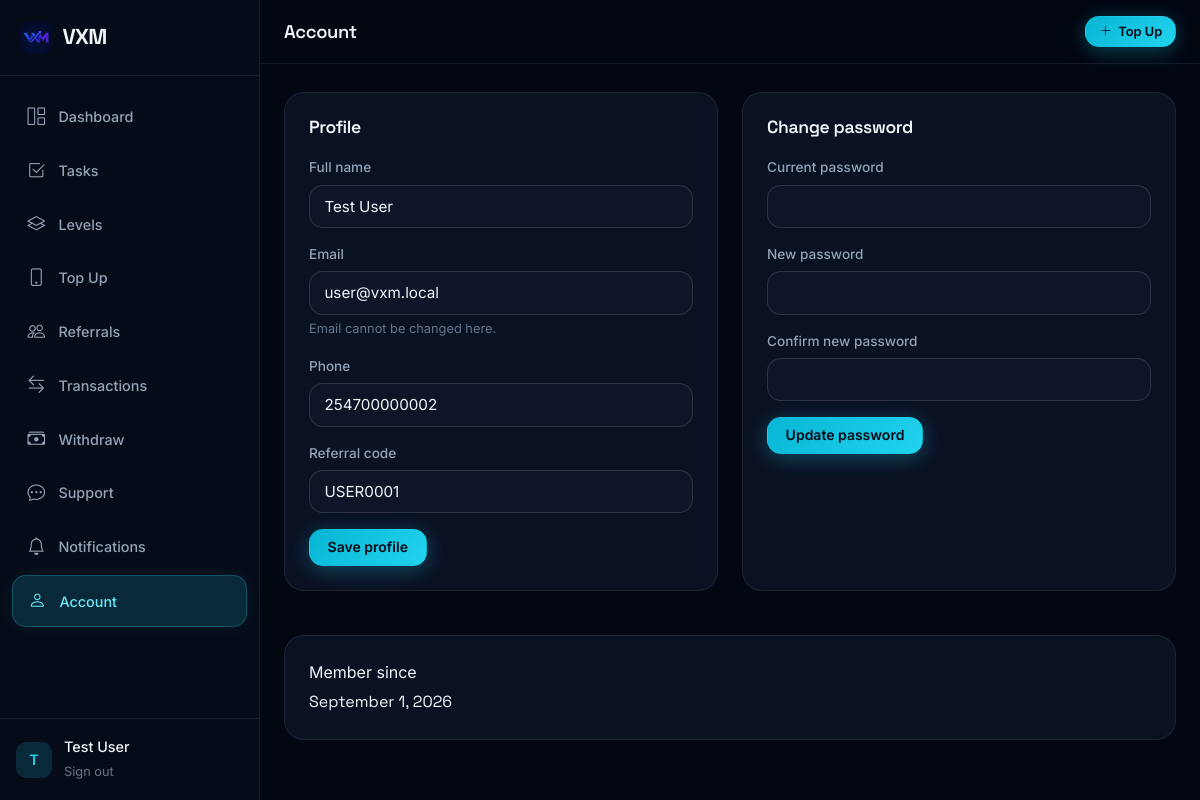
Page /account.php (signed in) on the committed database.
### tables this page shows
CREATE TABLE IF NOT EXISTS `users` (
  `id` INT UNSIGNED NOT NULL AUTO_INCREMENT,
  `full_name` VARCHAR(150) NOT NULL,
  `email` VARCHAR(190) NOT NULL,
  `phone` VARCHAR(20) DEFAULT NULL,
  `password` VARCHAR(255) NOT NULL,
  `referral_code` VARCHAR(20) NOT NULL,
  `referred_by` VARCHAR(20) DEFAULT NULL COMMENT 'Referral code of referrer',
  `level_id` INT UNSIGNED DEFAULT NULL,
  `wallet_balance` DECIMAL(14,2) NOT NULL DEFAULT 0.00,
  `total_earnings` DECIMAL(14,2) NOT NULL DEFAULT 0.00,
  `total_withdrawals` DECIMAL(14,2) NOT NULL DEFAULT 0.00,
  `total_deposits` DECIMAL(14,2) NOT NULL DEFAULT 0.00,
  `status` ENUM('active','inactive','suspended') NOT NULL DEFAULT 'active',
  `is_admin` TINYINT(1) NOT NULL DEFAULT 0,
  `email_verified_at` DATETIME DEFAULT NULL,
  `last_login_at` DATETIME DEFAULT NULL,
  `created_at` DATETIME NOT NULL DEFAULT CURRENT_TIMESTAMP,
  `updated_at` DATETIME DEFAULT NULL ON UPDATE CURRENT_TIMESTAMP,
  PRIMARY KEY (`id`),
  UNIQUE KEY `uk_users_email` (`email`),
  UNIQUE KEY `uk_users_referral_code` (`referral_code`),
  KEY `idx_users_level` (`level_id`),
  KEY `idx_users_status` (`status`),
  KEY `idx_users_referred_by` (`referred_by`)
);

### includes/helpers.php (called while the page is built, shortened)
<?php
function require_login(): array {
    return [
        'id'         => (int)$_SESSION['user_id'],
        'full_name'  => $_SESSION['full_name'] ?? '',
        'email'      => $_SESSION['email'] ?? '',
        'is_admin'   => !empty($_SESSION['is_admin']),
        'level_id'   => (int)($_SESSION['level_id'] ?? 0),
    ];
}
function e(?string $str): string {
    return htmlspecialchars($str ?? '', ENT_QUOTES, 'UTF-8');
}

### account.php (the view, shortened to what this page needs)
<?php
require_once __DIR__ . '/includes/layout_user.php';
$user = require_login();
$user_id = $user['id'];
$db = db();
$stmt = $db->prepare(
    "SELECT full_name, email, phone, referral_code, created_at FROM users WHERE id = ? LIMIT 1"
);
$stmt->bind_param('i', $user_id);
$stmt->execute();
$u = $stmt->get_result()->fetch_assoc();
?>
<div style="display:grid;grid-template-columns:1fr 1fr;gap:1.5rem;" class="acc-grid">
  <div class="panel">
    <h2 class="panel-title" style="margin-bottom:1.25rem;">Profile</h2>
    <form method="POST">
      <div class="form-group">
        <label class="form-label">Full name</label>
        <input type="text" class="form-input" name="full_name" value="<?= e($u['full_name']) ?>" required />
      </div>
      <div class="form-group">
        <label class="form-label">Email</label>
        <input type="email" class="form-input" value="<?= e($u['email']) ?>" disabled />
        <p class="text-muted" style="font-size:0.8rem;margin-top:0.3rem;">Email cannot be changed here.</p>
      </div>
      <div class="form-group">
        <label class="form-label">Phone</label>
        <input type="tel" class="form-input" name="phone" value="<?= e($u['phone'] ?? '') ?>" />
      </div>
      <div class="form-group">
        <label class="form-label">Referral code</label>
        <input type="text" class="form-input" value="<?= e($u['referral_code']) ?>" readonly />
      </div>
      <button type="submit" class="btn btn-primary">Save profile</button>
    </form>
  </div>
  <div class="panel">
    <h2 class="panel-title" style="margin-bottom:1.25rem;">Change password</h2>
    <form method="POST">
      <div class="form-group">
        <label class="form-label">Current password</label>
        <input type="password" class="form-input" name="current_password" required />
      </div>
      <div class="form-group">
        <label class="form-label">New password</label>
        <input type="password" class="form-input" name="new_password" minlength="<?= PASSWORD_MIN_LENGTH ?>" required />
      </div>
      <div class="form-group">
        <label class="form-label">Confirm new password</label>
        <input type="password" class="form-input" name="confirm_password" minlength="<?= PASSWORD_MIN_LENGTH ?>" required />
      </div>
      <button type="submit" class="btn btn-primary">Update password</button>
    </form>
  </div>
</div>
<div class="panel" style="margin-top:1.5rem;">
  <div class="label">Member since</div>
  <div style="font-family:var(--font-display);margin-top:0.25rem;"><?= e(date('F j, Y', strtotime($u['created_at']))) ?></div>
</div>

### assets/css/vxm.css (style rules this page uses)
:root { --bg-deep: #030712; --bg-base: #060b18; --bg-elevated: #0b1224; --bg-card: rgba(15, 23, 42, 0.72); --bg-card-solid: #0f172a; --bg-glass: rgba(15, 23, 42, 0.55); --accent: #22d3ee; --accent-soft: #67e8f9; --accent-dim: rgba(34, 211, 238, 0.15); --accent-glow: rgba(34, 211, 238, 0.35); --gold: #fbbf24; --gold-soft: #fcd34d; --success: #34d399; --danger: #f87171; --warning: #fbbf24; --text-primary: #f1f5f9; --text-secondary: #94a3b8; --text-muted: #64748b; --text-inverse: #030712; --border: rgba(148, 163, 184, 0.12); --border-strong: rgba(148, 163, 184, 0.22); --border-accent: rgba(34, 211, 238, 0.35); --shadow-sm: 0 2px 8px rgba(0, 0, 0, 0.25); --shadow-md: 0 8px 30px rgba(0, 0, 0, 0.35); --shadow-lg: 0 20px 60px rgba(0, 0, 0, 0.45); --shadow-glow: 0 0 40px rgba(34, 211, 238, 0.18); --font-sans: "Inter", system-ui, -apple-system, sans-serif; --font-display: "Space Grotesk", var(--font-sans); --radius-sm: 8px; --radius-md: 14px; --radius-lg: 20px; --radius-xl: 28px; --radius-full: 9999px; --nav-height: 72px; --container: 1180px; --sidebar-width: 260px; --ease: cubic-bezier(0.22, 1, 0.36, 1); --ease-out: cubic-bezier(0.16, 1, 0.3, 1); --duration: 0.35s; }
*, *::before, *::after { box-sizing: border-box; margin: 0; padding: 0; }
html { scroll-behavior: smooth; -webkit-text-size-adjust: 100%; }
body { font-family: var(--font-sans); font-size: 16px; line-height: 1.6; color: var(--text-primary); background: var(--bg-deep); min-height: 100vh; overflow-x: hidden; -webkit-font-smoothing: antialiased; }
button { font-family: inherit; cursor: pointer; border: none; background: none; }
input, select, textarea { font-family: inherit; font-size: 1rem; }
h1, h2, h3, h4, h5, h6 { font-family: var(--font-display); font-weight: 600; line-height: 1.15; letter-spacing: -0.02em; color: var(--text-primary); }
h2 { font-size: clamp(1.85rem, 3.5vw, 2.75rem); }
.text-muted { color: var(--text-muted); }
.btn { display: inline-flex; align-items: center; justify-content: center; gap: 0.5rem; padding: 0.7rem 1.35rem; font-size: 0.925rem; font-weight: 600; border-radius: var(--radius-md); transition: all var(--duration) var(--ease); white-space: nowrap; border: 1px solid transparent; line-height: 1.2; }
.btn-primary { background: linear-gradient(135deg, #06b6d4 0%, #22d3ee 100%); color: var(--text-inverse); box-shadow: 0 4px 20px rgba(34, 211, 238, 0.3); }
.form-group { margin-bottom: 1.25rem; }
.form-label { display: block; font-size: 0.875rem; font-weight: 500; color: var(--text-secondary); margin-bottom: 0.45rem; }

### assets/css/dashboard.css (style rules this page uses)
:root { --bg-deep: #030712; --bg-base: #060b18; --bg-elevated: #0b1224; --bg-card: rgba(15, 23, 42, 0.72); --bg-card-solid: #0f172a; --accent: #22d3ee; --accent-soft: #67e8f9; --accent-dim: rgba(34, 211, 238, 0.15); --gold: #fbbf24; --success: #34d399; --danger: #f87171; --text-primary: #f1f5f9; --text-secondary: #94a3b8; --text-muted: #64748b; --border: rgba(148, 163, 184, 0.12); --border-strong: rgba(148, 163, 184, 0.22); --border-accent: rgba(34, 211, 238, 0.35); --font-sans: "Inter", system-ui, sans-serif; --font-display: "Space Grotesk", var(--font-sans); --radius-md: 14px; --radius-lg: 20px; --sidebar-width: 260px; --nav-height: 64px; }
*, *::before, *::after { box-sizing: border-box; margin: 0; padding: 0; }
body { font-family: var(--font-sans); background: var(--bg-deep); color: var(--text-primary); min-height: 100vh; -webkit-font-smoothing: antialiased; }
.btn { display: inline-flex; align-items: center; justify-content: center; gap: 0.4rem; padding: 0.55rem 1.1rem; font-size: 0.875rem; font-weight: 600; border-radius: var(--radius-md); border: 1px solid transparent; cursor: pointer; text-decoration: none; transition: all 0.2s ease; }
.btn-primary { background: linear-gradient(135deg, #06b6d4, #22d3ee); color: #030712; }
.form-group { margin-bottom: 1rem; }
.form-label { display: block; font-size: 0.85rem; color: var(--text-secondary); margin-bottom: 0.35rem; }
.form-input { width:100%; padding:0.7rem 0.9rem; background:rgba(15,23,42,0.8); border:1px solid var(--border-strong); border-radius:var(--radius-md); color:var(--text-primary); font-size:0.95rem; }
.panel, .form-card { background:var(--bg-card); border:1px solid var(--border); border-radius:var(--radius-lg); padding:1.5rem; margin-bottom:1.25rem; }
.panel-title { font-family:var(--font-display); font-size:1.1rem; margin-bottom:1rem; }

### rows in the picture
users: full_name "Test User", email "user@vxm.local", phone "254700000002", referral_code "USER0001", created_at "September 1, 2026"

### other values in the picture
substr($userName, 0, 1) "T"
$userName "Test User"
$title "Account"
